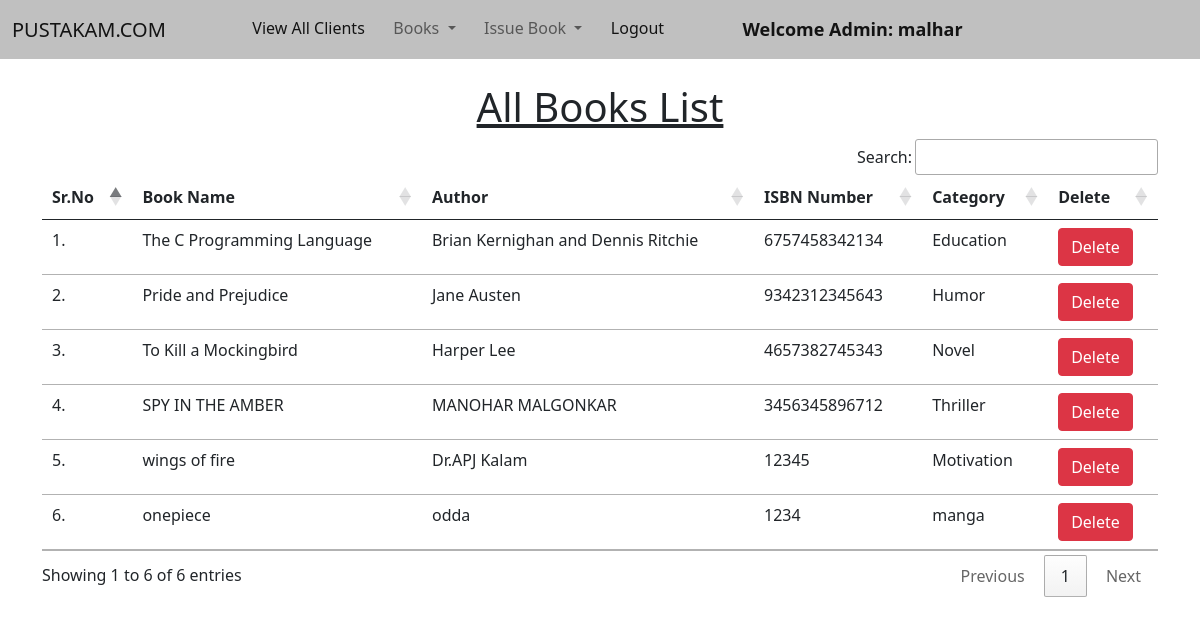
Page /view_books/ (signed in) on the committed database.
### library/models.py (models this page shows, shortened)
class Book(models.Model):
    name = models.CharField(max_length=200)
    author = models.CharField(max_length=200)
    isbn = models.PositiveIntegerField()
    category = models.CharField(max_length=50)

### library/views.py (the view)
# urls.py: path("view_books/", views.view_books, name="view_books"),
@login_required(login_url = '/admin_login')
def view_books(request):
    books = Book.objects.all()
    return render(request, "view_books.html", {'books':books})

### library/templates/view_books.html (shortened to what this page needs)
{% extends 'admin_navbar.html' %}
{% load static %}
{% block body %}
<div class="container mt-4">
    <h1 class="text-center"><u>All Books List</u></h1>
    <table class="table table-hover" id="example">
        <thead>
            <tr>
                <th>Sr.No</th>
                <th>Book Name</th>
                <th>Author</th>
                <th>ISBN Number</th>
                <th>Category</th>
                <th>Delete</th>
            </tr>
        </thead>
        <tbody>
            {% for book in books %}
            <tr>
                <td>{{forloop.counter}}.</td>
                <td>{{book.name}}</td>
                <td>{{book.author}}</td>
                <td>{{book.isbn}}</td>
                <td>{{book.category}}</td>
                <td><a href="/delete_book/{{book.id}}/" class="btn btn-danger" onclick="return confirm('Are you sure you want to delete this book?')">Delete</a></td>
            </tr>
            {% endfor %}
        </tbody>
    </table>
    </div>
{% endblock %}

### library/templates/admin_navbar.html (shortened to what this page needs)
<!doctype html>
<html lang="en">
  <head>
    <link href="https://cdn.jsdelivr.net/npm/bootstrap@5.1.0/dist/css/bootstrap.min.css" rel="stylesheet">
    <link rel="stylesheet" href="https://cdn.datatables.net/1.10.25/css/jquery.dataTables.min.css">
    <link rel="stylesheet" href="https://cdn.datatables.net/buttons/1.7.1/css/buttons.dataTables.min.css">
  </head>
  <body>
    <nav class="navbar navbar-expand-lg navbar-light  ts" style="background-color:#C0C0C0">
        <div class="container-fluid">
          <a class="navbar-brand" href="#">PUSTAKAM.COM</a>
          <div class="collapse navbar-collapse" id="navbarSupportedContent">
            <ul class="navbar-nav me-auto mb-2 mb-lg-0">
              <li class="nav-item">
                <a class="nav-link active" aria-current="page" href="/view_students/">View All Clients</a>
              </li>
              <li class="nav-item dropdown">
                <a class="nav-link dropdown-toggle" href="#" id="navbarDropdown" role="button" data-bs-toggle="dropdown" aria-expanded="false">
                  Books
                </a>
              </li>
              <li class="nav-item dropdown">
                <a class="nav-link dropdown-toggle" href="#" id="navbarDropdown" role="button" data-bs-toggle="dropdown" aria-expanded="false">
                  Issue Book
                </a>
              </li>
              <li class="nav-item">
                <a class="nav-link active" aria-current="page" href="/logout/">Logout</a>
              </li>
              <li class="nav-item">
                <a style="font-weight:600; font-family:'Segoe UI', Tahoma, Geneva, Verdana, sans-serif; font-size: large;" class="nav-link active" href="#">Welcome Admin: {{request.user}}</a>
              </li>
            </ul>
          </div>
        </div>
      </nav>
      {% block body %}
      {% endblock %}
  </body>
</html>

### rows in the picture
Book: name "The C Programming Language", author "Brian Kernighan and Dennis Ritchie", isbn "6757458342134", category "Education"
Book: name "Pride and Prejudice", author "Jane Austen", isbn "9342312345643", category "Humor"
Book: name "To Kill a Mockingbird", author "Harper Lee", isbn "4657382745343", category "Novel"
Book: name "SPY IN THE AMBER", author "MANOHAR MALGONKAR", isbn "3456345896712", category "Thriller"
Book: name "wings of fire", author "Dr.APJ Kalam", isbn "12345", category "Motivation"
Book: name "onepiece", author "odda", isbn "1234", category "manga"

### other values in the picture
{{ request.user }} "malhar"
